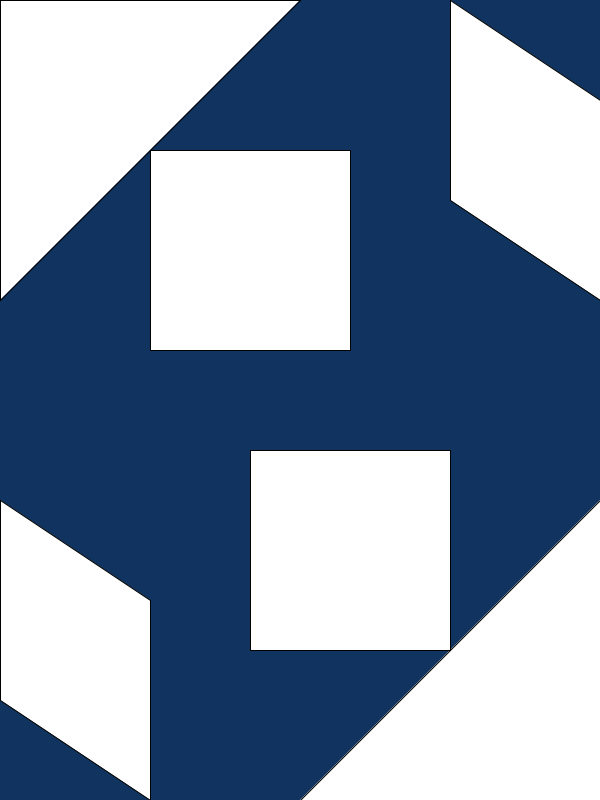
Frame 1 (no input)
Frame 60 (the mouse pressed at the canvas centre just before this capture): identical to frame 1, image omitted
Frame 120 (the mouse held since frame 60 and released just before this capture): identical to frame 1, image omitted

The Processing sketch that drew this single still picture (run headless with seeded random() and noise(); from frame 60 on, the mouse is pressed at the canvas centre):

// Processing sketch: Homework_1__JordanKane
// ── Homework_1__JordanKane.pde
/* Jordan Kane 
Creative Coding HW
02/05/2019
*/

void setup (){
  size(600, 800);
  
  background (16, 52, 95);
  
triangle(0, 0, 0, 300, 300, 0);
triangle(600, 800, 600, 500, 300, 800);

// skewed quads
quad(0, 500, 0, 700, 150, 800, 150, 600);
quad(450, 0, 450, 200, 600, 300, 600, 100);

rect (150, 150, 200, 200);
rect (250, 450, 200, 200);

}

void draw (){
  
}
